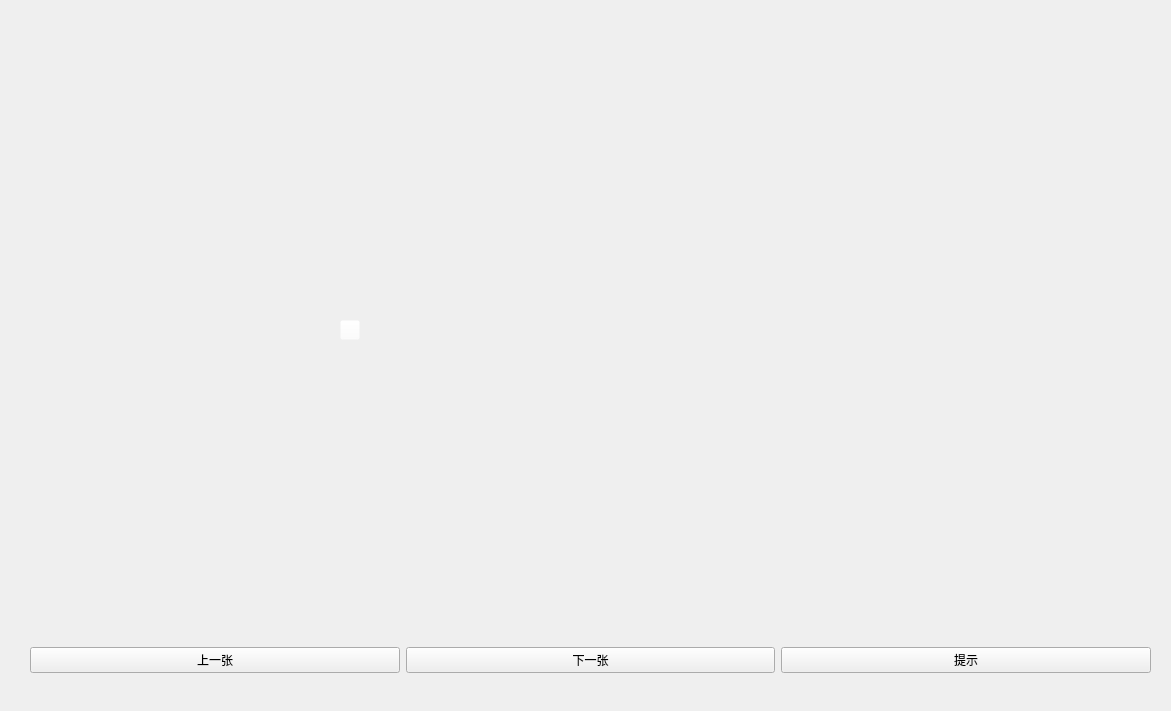
<?xml version="1.0" encoding="UTF-8"?>
<ui version="4.0">
 <class>zhongguancun</class>
 <widget class="QWidget" name="zhongguancun">
  <property name="geometry">
   <rect>
    <x>0</x>
    <y>0</y>
    <width>1171</width>
    <height>711</height>
   </rect>
  </property>
  <property name="windowTitle">
   <string>Form</string>
  </property>
  <widget class="QLabel" name="label">
   <property name="geometry">
    <rect>
     <x>10</x>
     <y>10</y>
     <width>1151</width>
     <height>601</height>
    </rect>
   </property>
   <property name="styleSheet">
    <string notr="true">background-color: rgba(255, 255, 255, 0);</string>
   </property>
   <property name="text">
    <string/>
   </property>
  </widget>
  <widget class="QWidget" name="horizontalLayoutWidget">
   <property name="geometry">
    <rect>
     <x>30</x>
     <y>630</y>
     <width>1121</width>
     <height>61</height>
    </rect>
   </property>
   <layout class="QHBoxLayout" name="horizontalLayout">
    <item>
     <widget class="QPushButton" name="pushButton">
      <property name="text">
       <string>上一张</string>
      </property>
     </widget>
    </item>
    <item>
     <widget class="QPushButton" name="pushButton_3">
      <property name="text">
       <string>下一张</string>
      </property>
     </widget>
    </item>
    <item>
     <widget class="QPushButton" name="pushButton_2">
      <property name="styleSheet">
       <string notr="true"/>
      </property>
      <property name="text">
       <string>提示</string>
      </property>
     </widget>
    </item>
   </layout>
  </widget>
  <widget class="QPushButton" name="pushButton_4">
   <property name="geometry">
    <rect>
     <x>340</x>
     <y>320</y>
     <width>20</width>
     <height>20</height>
    </rect>
   </property>
   <property name="styleSheet">
    <string notr="true">background-color: rgba(255, 255, 255, 0);</string>
   </property>
   <property name="text">
    <string/>
   </property>
  </widget>
 </widget>
 <resources/>
 <connections/>
</ui>
